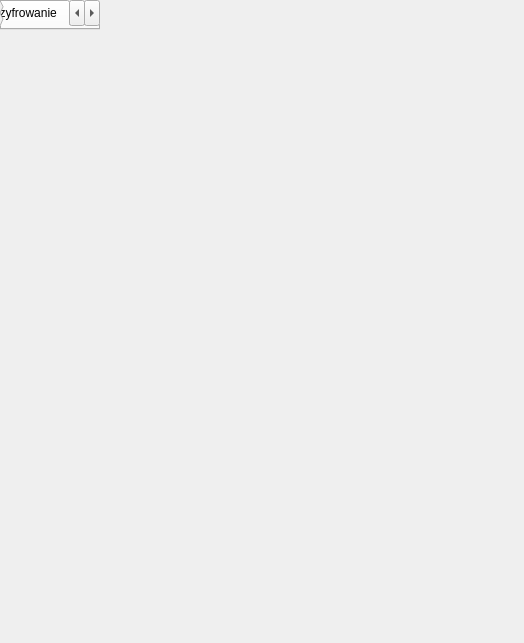
<?xml version="1.0" encoding="UTF-8"?>
<ui version="4.0">
 <class>MainWindow</class>
 <widget class="QMainWindow" name="MainWindow">
  <property name="geometry">
   <rect>
    <x>0</x>
    <y>0</y>
    <width>524</width>
    <height>643</height>
   </rect>
  </property>
  <property name="windowTitle">
   <string>Szyfrator</string>
  </property>
  <property name="autoFillBackground">
   <bool>true</bool>
  </property>
  <widget class="QTabWidget" name="tabWidget">
   <property name="currentIndex">
    <number>2</number>
   </property>
   <widget class="QWidget" name="tab">
    <attribute name="title">
     <string>Szyfr Cezara</string>
    </attribute>
    <widget class="QLabel" name="label">
     <property name="geometry">
      <rect>
       <x>201</x>
       <y>190</y>
       <width>71</width>
       <height>22</height>
      </rect>
     </property>
     <property name="text">
      <string>Przesunięcie:</string>
     </property>
    </widget>
    <widget class="QPlainTextEdit" name="plainTextEditinput">
     <property name="geometry">
      <rect>
       <x>21</x>
       <y>70</y>
       <width>481</width>
       <height>101</height>
      </rect>
     </property>
    </widget>
    <widget class="QSpinBox" name="spinBoxprzesuniecie">
     <property name="geometry">
      <rect>
       <x>271</x>
       <y>190</y>
       <width>51</width>
       <height>22</height>
      </rect>
     </property>
     <property name="prefix">
      <string>+</string>
     </property>
     <property name="value">
      <number>1</number>
     </property>
    </widget>
    <widget class="QLabel" name="label_2">
     <property name="geometry">
      <rect>
       <x>21</x>
       <y>50</y>
       <width>47</width>
       <height>13</height>
      </rect>
     </property>
     <property name="text">
      <string>Input:</string>
     </property>
    </widget>
    <widget class="QPushButton" name="pushButtonwczytaj">
     <property name="geometry">
      <rect>
       <x>410</x>
       <y>180</y>
       <width>91</width>
       <height>21</height>
      </rect>
     </property>
     <property name="text">
      <string>Wczytaj...</string>
     </property>
    </widget>
    <widget class="QPushButton" name="pushButtonzapisz">
     <property name="geometry">
      <rect>
       <x>409</x>
       <y>510</y>
       <width>91</width>
       <height>21</height>
      </rect>
     </property>
     <property name="text">
      <string>Zapisz jako...</string>
     </property>
    </widget>
    <widget class="QLabel" name="label_3">
     <property name="geometry">
      <rect>
       <x>20</x>
       <y>380</y>
       <width>47</width>
       <height>13</height>
      </rect>
     </property>
     <property name="text">
      <string>Output:</string>
     </property>
    </widget>
    <widget class="QPushButton" name="pushButtonwykonaj">
     <property name="geometry">
      <rect>
       <x>180</x>
       <y>290</y>
       <width>161</width>
       <height>71</height>
      </rect>
     </property>
     <property name="text">
      <string>Wykonaj</string>
     </property>
    </widget>
    <widget class="QWidget" name="layoutWidget">
     <property name="geometry">
      <rect>
       <x>180</x>
       <y>240</y>
       <width>161</width>
       <height>21</height>
      </rect>
     </property>
     <layout class="QHBoxLayout" name="horizontalLayout">
      <item>
       <widget class="QRadioButton" name="radioButtonszyfr">
        <property name="text">
         <string>Szyfruj</string>
        </property>
        <property name="checked">
         <bool>true</bool>
        </property>
       </widget>
      </item>
      <item>
       <widget class="QRadioButton" name="radioButtondeszyfr">
        <property name="text">
         <string>Deszyfruj</string>
        </property>
       </widget>
      </item>
     </layout>
    </widget>
    <widget class="QPlainTextEdit" name="plainTextEditoutput">
     <property name="geometry">
      <rect>
       <x>20</x>
       <y>400</y>
       <width>481</width>
       <height>101</height>
      </rect>
     </property>
    </widget>
   </widget>
   <widget class="QWidget" name="tab_2">
    <attribute name="title">
     <string>Funkcje hash</string>
    </attribute>
    <widget class="QPushButton" name="pushButtonwczytaj2">
     <property name="geometry">
      <rect>
       <x>420</x>
       <y>150</y>
       <width>80</width>
       <height>21</height>
      </rect>
     </property>
     <property name="text">
      <string>Wczytaj...</string>
     </property>
    </widget>
    <widget class="QLabel" name="label_5">
     <property name="geometry">
      <rect>
       <x>20</x>
       <y>20</y>
       <width>47</width>
       <height>13</height>
      </rect>
     </property>
     <property name="text">
      <string>Input:</string>
     </property>
    </widget>
    <widget class="QLabel" name="label_6">
     <property name="geometry">
      <rect>
       <x>20</x>
       <y>420</y>
       <width>47</width>
       <height>13</height>
      </rect>
     </property>
     <property name="text">
      <string>Output:</string>
     </property>
    </widget>
    <widget class="QPushButton" name="pushButtonsha512">
     <property name="geometry">
      <rect>
       <x>100</x>
       <y>210</y>
       <width>131</width>
       <height>51</height>
      </rect>
     </property>
     <property name="text">
      <string>SHA-512</string>
     </property>
    </widget>
    <widget class="QPushButton" name="pushButtonmd5">
     <property name="geometry">
      <rect>
       <x>310</x>
       <y>270</y>
       <width>131</width>
       <height>51</height>
      </rect>
     </property>
     <property name="text">
      <string>MD5</string>
     </property>
    </widget>
    <widget class="QPushButton" name="pushButtonsha256">
     <property name="geometry">
      <rect>
       <x>100</x>
       <y>270</y>
       <width>131</width>
       <height>51</height>
      </rect>
     </property>
     <property name="text">
      <string>SHA-256</string>
     </property>
    </widget>
    <widget class="QPushButton" name="pushButtonwhirlpool">
     <property name="geometry">
      <rect>
       <x>310</x>
       <y>210</y>
       <width>131</width>
       <height>51</height>
      </rect>
     </property>
     <property name="text">
      <string>Whirlpool</string>
     </property>
    </widget>
    <widget class="QPlainTextEdit" name="plainTextEditoutput2">
     <property name="geometry">
      <rect>
       <x>20</x>
       <y>440</y>
       <width>481</width>
       <height>61</height>
      </rect>
     </property>
    </widget>
    <widget class="QPlainTextEdit" name="plainTextEditinput2">
     <property name="geometry">
      <rect>
       <x>20</x>
       <y>40</y>
       <width>481</width>
       <height>101</height>
      </rect>
     </property>
    </widget>
   </widget>
   <widget class="QWidget" name="tab_3">
    <attribute name="title">
     <string>RSA szyfrowanie</string>
    </attribute>
    <widget class="QLabel" name="label_7">
     <property name="geometry">
      <rect>
       <x>20</x>
       <y>30</y>
       <width>47</width>
       <height>13</height>
      </rect>
     </property>
     <property name="text">
      <string>Input:</string>
     </property>
    </widget>
    <widget class="QPlainTextEdit" name="plainTextEditinput3">
     <property name="geometry">
      <rect>
       <x>20</x>
       <y>50</y>
       <width>481</width>
       <height>101</height>
      </rect>
     </property>
    </widget>
    <widget class="QLabel" name="label_8">
     <property name="geometry">
      <rect>
       <x>20</x>
       <y>420</y>
       <width>47</width>
       <height>13</height>
      </rect>
     </property>
     <property name="text">
      <string>Output:</string>
     </property>
    </widget>
    <widget class="QPlainTextEdit" name="plainTextEditoutput3">
     <property name="geometry">
      <rect>
       <x>20</x>
       <y>440</y>
       <width>481</width>
       <height>101</height>
      </rect>
     </property>
    </widget>
    <widget class="QLabel" name="label_9">
     <property name="geometry">
      <rect>
       <x>20</x>
       <y>190</y>
       <width>81</width>
       <height>16</height>
      </rect>
     </property>
     <property name="text">
      <string>Klucz publiczny:</string>
     </property>
    </widget>
    <widget class="QPushButton" name="pushButtonwykonaj3">
     <property name="geometry">
      <rect>
       <x>180</x>
       <y>340</y>
       <width>161</width>
       <height>71</height>
      </rect>
     </property>
     <property name="text">
      <string>Wykonaj</string>
     </property>
    </widget>
    <widget class="QPushButton" name="pushButtonwczytaj3">
     <property name="geometry">
      <rect>
       <x>410</x>
       <y>160</y>
       <width>91</width>
       <height>21</height>
      </rect>
     </property>
     <property name="text">
      <string>Wczytaj...</string>
     </property>
    </widget>
    <widget class="QPushButton" name="pushButtonzapisz3">
     <property name="geometry">
      <rect>
       <x>410</x>
       <y>550</y>
       <width>91</width>
       <height>21</height>
      </rect>
     </property>
     <property name="text">
      <string>Zapisz jako...</string>
     </property>
    </widget>
    <widget class="QPlainTextEdit" name="plainTextEditklucz3">
     <property name="geometry">
      <rect>
       <x>20</x>
       <y>210</y>
       <width>481</width>
       <height>31</height>
      </rect>
     </property>
    </widget>
   </widget>
   <widget class="QWidget" name="tab_4">
    <attribute name="title">
     <string>RSA deszyfrowanie</string>
    </attribute>
    <widget class="QPushButton" name="pushButtonwykonaj4">
     <property name="geometry">
      <rect>
       <x>180</x>
       <y>340</y>
       <width>161</width>
       <height>71</height>
      </rect>
     </property>
     <property name="text">
      <string>Wykonaj</string>
     </property>
    </widget>
    <widget class="QPlainTextEdit" name="plainTextEditinput4">
     <property name="geometry">
      <rect>
       <x>20</x>
       <y>50</y>
       <width>481</width>
       <height>101</height>
      </rect>
     </property>
    </widget>
    <widget class="QLabel" name="label_11">
     <property name="geometry">
      <rect>
       <x>20</x>
       <y>30</y>
       <width>47</width>
       <height>13</height>
      </rect>
     </property>
     <property name="text">
      <string>Input:</string>
     </property>
    </widget>
    <widget class="QPlainTextEdit" name="plainTextEditoutput4">
     <property name="geometry">
      <rect>
       <x>20</x>
       <y>440</y>
       <width>481</width>
       <height>101</height>
      </rect>
     </property>
    </widget>
    <widget class="QLabel" name="label_12">
     <property name="geometry">
      <rect>
       <x>20</x>
       <y>420</y>
       <width>47</width>
       <height>13</height>
      </rect>
     </property>
     <property name="text">
      <string>Output:</string>
     </property>
    </widget>
    <widget class="QLabel" name="label_13">
     <property name="geometry">
      <rect>
       <x>20</x>
       <y>190</y>
       <width>81</width>
       <height>16</height>
      </rect>
     </property>
     <property name="text">
      <string>Klucz prywatny:</string>
     </property>
    </widget>
    <widget class="QPushButton" name="pushButtonwczytaj4">
     <property name="geometry">
      <rect>
       <x>410</x>
       <y>160</y>
       <width>91</width>
       <height>21</height>
      </rect>
     </property>
     <property name="text">
      <string>Wczytaj...</string>
     </property>
    </widget>
    <widget class="QPushButton" name="pushButtonzapisz4">
     <property name="geometry">
      <rect>
       <x>410</x>
       <y>550</y>
       <width>91</width>
       <height>21</height>
      </rect>
     </property>
     <property name="text">
      <string>Zapisz jako...</string>
     </property>
    </widget>
    <widget class="QPlainTextEdit" name="plainTextEditklucz4">
     <property name="geometry">
      <rect>
       <x>20</x>
       <y>210</y>
       <width>481</width>
       <height>31</height>
      </rect>
     </property>
    </widget>
   </widget>
  </widget>
 </widget>
 <resources/>
 <connections/>
</ui>
